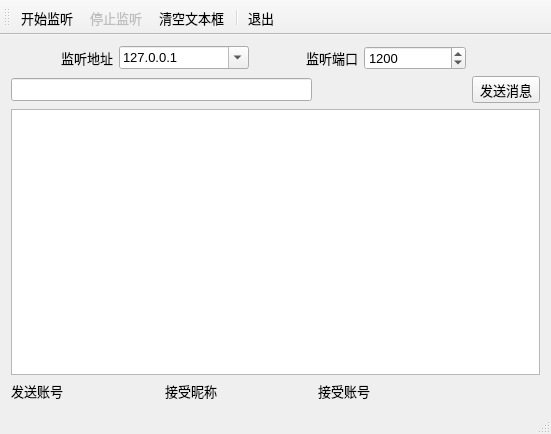
<?xml version="1.0" encoding="UTF-8"?>
<ui version="4.0">
 <class>MainWindow</class>
 <widget class="QMainWindow" name="MainWindow">
  <property name="geometry">
   <rect>
    <x>0</x>
    <y>0</y>
    <width>551</width>
    <height>434</height>
   </rect>
  </property>
  <property name="font">
   <font>
    <pointsize>10</pointsize>
   </font>
  </property>
  <property name="windowTitle">
   <string>TCP Server</string>
  </property>
  <widget class="QWidget" name="centralWidget">
   <layout class="QGridLayout" name="gridLayout">
    <item row="0" column="0" colspan="3">
     <layout class="QHBoxLayout" name="horizontalLayout">
      <item>
       <widget class="QLabel" name="label_2">
        <property name="text">
         <string>监听地址</string>
        </property>
        <property name="alignment">
         <set>Qt::AlignRight|Qt::AlignTrailing|Qt::AlignVCenter</set>
        </property>
       </widget>
      </item>
      <item>
       <widget class="QComboBox" name="comboIP">
        <property name="minimumSize">
         <size>
          <width>130</width>
          <height>0</height>
         </size>
        </property>
        <property name="editable">
         <bool>true</bool>
        </property>
        <property name="duplicatesEnabled">
         <bool>false</bool>
        </property>
        <item>
         <property name="text">
          <string>127.0.0.1</string>
         </property>
        </item>
       </widget>
      </item>
      <item>
       <widget class="QLabel" name="label">
        <property name="text">
         <string>监听端口</string>
        </property>
        <property name="alignment">
         <set>Qt::AlignRight|Qt::AlignTrailing|Qt::AlignVCenter</set>
        </property>
       </widget>
      </item>
      <item>
       <widget class="QSpinBox" name="spinPort">
        <property name="minimum">
         <number>1</number>
        </property>
        <property name="maximum">
         <number>65535</number>
        </property>
        <property name="value">
         <number>1200</number>
        </property>
       </widget>
      </item>
     </layout>
    </item>
    <item row="1" column="0" colspan="2">
     <widget class="QLineEdit" name="editMsg"/>
    </item>
    <item row="1" column="3">
     <widget class="QToolButton" name="btnSend">
      <property name="text">
       <string>发送消息</string>
      </property>
     </widget>
    </item>
    <item row="2" column="0" colspan="4">
     <widget class="QPlainTextEdit" name="textEdit"/>
    </item>
    <item row="3" column="0">
     <widget class="QLabel" name="labname">
      <property name="text">
       <string>发送账号</string>
      </property>
     </widget>
    </item>
    <item row="3" column="1">
     <widget class="QLabel" name="labname2">
      <property name="text">
       <string>接受昵称</string>
      </property>
     </widget>
    </item>
    <item row="3" column="2">
     <widget class="QLabel" name="labname1">
      <property name="text">
       <string>接受账号</string>
      </property>
     </widget>
    </item>
   </layout>
  </widget>
  <widget class="QToolBar" name="mainToolBar">
   <property name="toolButtonStyle">
    <enum>Qt::ToolButtonTextUnderIcon</enum>
   </property>
   <attribute name="toolBarArea">
    <enum>TopToolBarArea</enum>
   </attribute>
   <attribute name="toolBarBreak">
    <bool>false</bool>
   </attribute>
   <addaction name="actStart"/>
   <addaction name="actStop"/>
   <addaction name="actClear"/>
   <addaction name="separator"/>
   <addaction name="actQuit"/>
  </widget>
  <widget class="QStatusBar" name="statusBar"/>
  <action name="actStart">
   <property name="icon">
    <iconset resource="res.qrc">
     <normaloff>:/images/images/620.bmp</normaloff>:/images/images/620.bmp</iconset>
   </property>
   <property name="text">
    <string>开始监听</string>
   </property>
   <property name="toolTip">
    <string>开始监听</string>
   </property>
  </action>
  <action name="actStop">
   <property name="enabled">
    <bool>false</bool>
   </property>
   <property name="icon">
    <iconset resource="res.qrc">
     <normaloff>:/images/images/624.bmp</normaloff>:/images/images/624.bmp</iconset>
   </property>
   <property name="text">
    <string>停止监听</string>
   </property>
   <property name="toolTip">
    <string>停止监听</string>
   </property>
  </action>
  <action name="actQuit">
   <property name="icon">
    <iconset resource="res.qrc">
     <normaloff>:/images/images/132.bmp</normaloff>:/images/images/132.bmp</iconset>
   </property>
   <property name="text">
    <string>退出</string>
   </property>
   <property name="toolTip">
    <string>退出本程序</string>
   </property>
  </action>
  <action name="actClear">
   <property name="icon">
    <iconset resource="res.qrc">
     <normaloff>:/images/images/212.bmp</normaloff>:/images/images/212.bmp</iconset>
   </property>
   <property name="text">
    <string>清空文本框</string>
   </property>
   <property name="toolTip">
    <string>清空文本框</string>
   </property>
  </action>
  <action name="actHostInfo">
   <property name="icon">
    <iconset resource="res.qrc">
     <normaloff>:/images/images/110.JPG</normaloff>:/images/images/110.JPG</iconset>
   </property>
   <property name="text">
    <string>本机地址</string>
   </property>
   <property name="toolTip">
    <string>获取本机地址</string>
   </property>
  </action>
 </widget>
 <layoutdefault spacing="6" margin="11"/>
 <resources>
  <include location="res.qrc"/>
 </resources>
 <connections>
  <connection>
   <sender>actQuit</sender>
   <signal>triggered()</signal>
   <receiver>MainWindow</receiver>
   <slot>close()</slot>
   <hints>
    <hint type="sourcelabel">
     <x>-1</x>
     <y>-1</y>
    </hint>
    <hint type="destinationlabel">
     <x>214</x>
     <y>164</y>
    </hint>
   </hints>
  </connection>
 </connections>
</ui>
